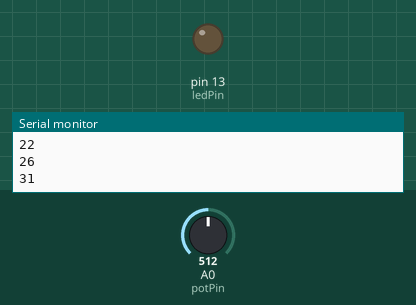
The sketch below on a simulated Arduino Uno, built with avr-gcc and run on an emulated ATmega328P. On the bench: output pins drawn as LEDs (lit = HIGH), the last lines printed to the serial monitor. Dashed ring = blinking. The inputs (shaded band) are chosen by the test bench; at power-on: A0 (potPin) = 512.

Above: at 0.1 s.
At 1.2 s:
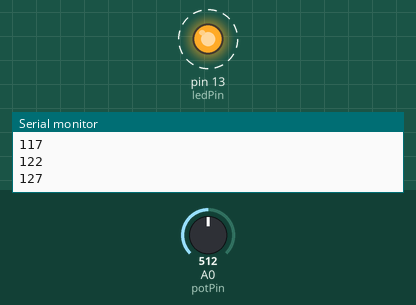
1.3 s: A0 (potPin) set to 122
4.3 s: A0 (potPin) set to 306
At 5.1 s:
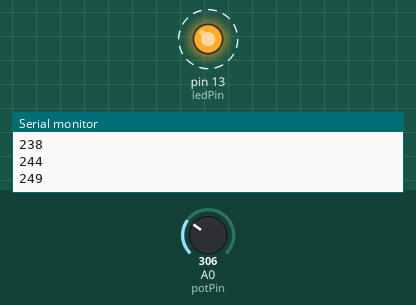
Timing chart, 0 to 12.2 s (numbered marks = the images above; inputs shaded):
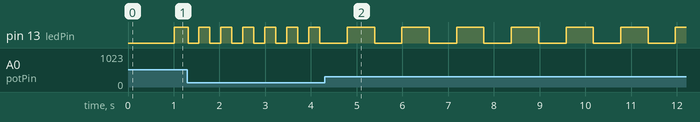

Measured:
- after the input at 4.3 s, pin 13 (ledPin): alternates HIGH for 0.60 s and LOW for 0.60 s, starting after 0.49 s
- by itself, pin 13 (ledPin): alternates HIGH for 0.24 s and LOW for 0.24 s

The sketch:

01_timing_with_millis.ino
```cpp
/*
 In this sketch we use a potentiometer to change
 the blinking speed of a led.

 The blink is done without using any delay()
 which would have block the continuos execution of the program
*/

int potPin=A0; //the potentiometer pin
int ledPin=13; //the led pin

int delayTime= 1000; //initial delay time for the blinking speed

long lastBlinkTime=0; //when did I iverted the state of the led last time
bool ledState=false; // a variable to store the status of the led

void setup() {

  pinMode(ledPin, OUTPUT);
  Serial.begin(9600);

}

void loop() {

  delayTime= analogRead(potPin); //read the value from the potentiometer and update the delayTime variable
  delayTime= map(delayTime, 0, 1024, 0, 2000); //map the delay between 0s and 2s

  long timePassed=millis(); //get how much time has passed from the beginning of the program

  Serial.println(timePassed-lastBlinkTime); //print how much time has passed from the last time I changed the status of the led

  if(timePassed-lastBlinkTime>delayTime){ //if the interval is bigger that the delaytime value...
    ledState=!ledState; //invert the status of ledstate
    lastBlinkTime=timePassed; //update the lastBlinkTime value
    Serial.println("blink");
  }

  digitalWrite(ledPin, ledState); //set the led to ON or OFF depending on the value of ledstate variable


}
```
